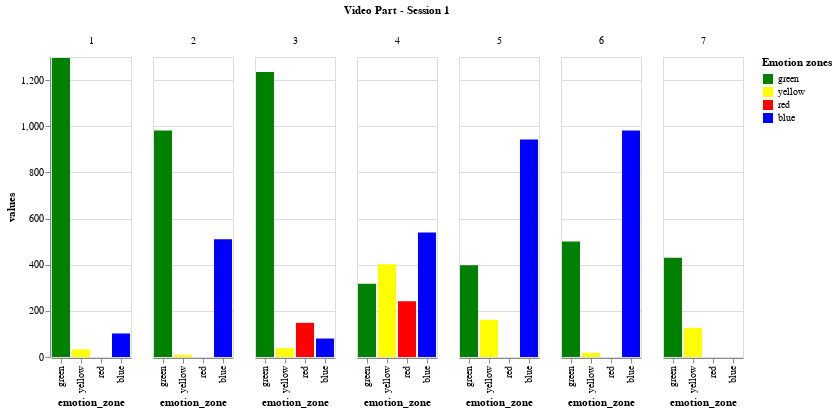

This figure's notebook cell:
### Markdown cell above
## Session 1 (Participant 1)
Each plot represents a 5 minutes period of time, each entry is a window of 0.4 seconds (400 miliseconds)

### Code cell
dataframes_11 = add_video_part_column_to_dataframes(dataframes_11)

dataframes_11_dict = create_whole_session_dict_values(dataframes_11)

df_session_11 = pd.DataFrame(dataframes_11_dict)


# Using pandas function to transform from wide format to long format, so Altair can work better
source = df_session_11.melt("video_part", var_name="emotion_zone", value_name='values')

alt.Chart(source).mark_bar().encode(
    alt.X('emotion_zone:N', sort=COLOURS),
    alt.Y('values:Q'),
    column=alt.Column('video_part:N', title='Video Part - Session 1'),
    color=alt.Color('emotion_zone', scale=alt.Scale(domain=EMOTIONS, range=COLOURS), title='Emotion zones')

)

### Figure 1 — Vega-Lite specification as saved in the notebook (floating-point values rounded to 4 significant figures)
{"config": {"view": {"continuousWidth": 400, "continuousHeight": 300}}, "data": {"name": "data-e352e5f957839a7879aeeae1aa65ab60"}, "mark": "bar", "encoding": {"color": {"field": "emotion_zone", "scale": {"domain": ["green", "yellow", "red", "blue"], "range": ["green", "yellow", "red", "blue"]}, "title": "Emotion zones", "type": "nominal"}, "column": {"field": "video_part", "title": "Video Part - Session 1", "type": "nominal"}, "x": {"field": "emotion_zone", "sort": ["green", "yellow", "red", "blue"], "type": "nominal"}, "y": {"field": "values", "type": "quantitative"}}, "$schema": "https://vega.github.io/schema/vega-lite/v4.17.0.json", "datasets": {"data-e352e5f957839a7879aeeae1aa65ab60": [{"video_part": 1, "emotion_zone": "green", "values": 1296}, {"video_part": 2, "emotion_zone": "green", "values": 981}, {"video_part": 3, "emotion_zone": "green", "values": 1235}, {"video_part": 4, "emotion_zone": "green", "values": 317}, {"video_part": 5, "emotion_zone": "green", "values": 398}, {"video_part": 6, "emotion_zone": "green", "values": 501}, {"video_part": 7, "emotion_zone": "green", "values": 430}, {"video_part": 1, "emotion_zone": "blue", "values": 102}, {"video_part": 2, "emotion_zone": "blue", "values": 510}, {"video_part": 3, "emotion_zone": "blue", "values": 80}, {"video_part": 4, "emotion_zone": "blue", "values": 540}, {"video_part": 5, "emotion_zone": "blue", "values": 942}, {"video_part": 6, "emotion_zone": "blue", "values": 982}, {"video_part": 7, "emotion_zone": "blue", "values": 0}, {"video_part": 1, "emotion_zone": "yellow", "values": 33}, {"video_part": 2, "emotion_zone": "yellow", "values": 10}, {"video_part": 3, "emotion_zone": "yellow", "values": 38}, {"video_part": 4, "emotion_zone": "yellow", "values": 402}, {"video_part": 5, "emotion_zone": "yellow", "values": 161}, {"video_part": 6, "emotion_zone": "yellow", "values": 18}, {"video_part": 7, "emotion_zone": "yellow", "values": 126}, {"video_part": 1, "emotion_zone": "red", "values": 0}, {"video_part": 2, "emotion_zone": "red", "values": 0}, {"video_part": 3, "emotion_zone": "red", "values": 148}, {"video_part": 4, "emotion_zone": "red", "values": 242}, {"video_part": 5, "emotion_zone": "red", "values": 0}, {"video_part": 6, "emotion_zone": "red", "values": 0}, {"video_part": 7, "emotion_zone": "red", "values": 0}]}}
